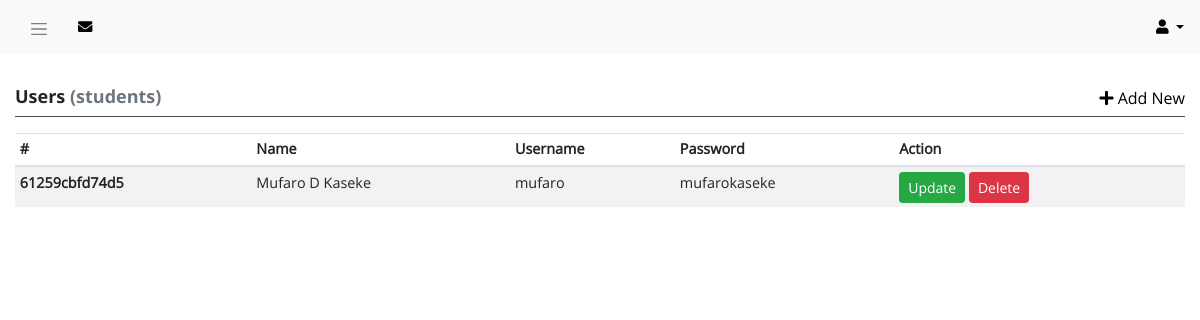
The app's page /admin/students.php (signed in) with its own data.
### tables this page shows
CREATE TABLE `students` (
  `ID` int(11) NOT NULL,
  `student_id` varchar(255) NOT NULL,
  `name` varchar(255) NOT NULL,
  `username` varchar(255) NOT NULL,
  `password` varchar(255) NOT NULL,
  `entry_date` datetime NOT NULL DEFAULT CURRENT_TIMESTAMP
);

### admin/includes/functions.php (called while the page is built, shortened)
<?php
function getAllStudents($conn) {
  $sql = "SELECT * FROM students ORDER BY entry_date DESC";
  $result = mysqli_query($conn, $sql);
  $students = [];
  if (mysqli_num_rows($result) > 0) {
    while($row = mysqli_fetch_assoc($result)) {
      $students[$row['student_id']] = $row;
    }
    return $students;
  }
  return false;
}
?>

### admin/students.php (the view, shortened to what this page needs)
<?php
require '../includes/db_connect.php';
require './includes/functions.php';
?>
<!DOCTYPE html>
<html lang="en">
<head>
  <link rel="stylesheet" href="<?php echo ROOT?>/lib/bootstrap/css/bootstrap.min.css">
  <link rel="stylesheet" href="<?php echo ROOT?>/lib/font-awesome/css/all.min.css">
  <link rel="stylesheet" href="<?php echo ROOT?>/admin/css/admin.css">
</head>
<body>
  <main class="wrapper">
    <div class="page-content-wrapper">
      <?php
      require './includes/header.php';
      ?>
      <section class="notification-panel">
      </section>
      <section class="main-content">
        <div class="container-fluid">
          <div class="row">
            <div class="col-12">
              <div class="dash-panel">
                <div class="dash-panel-header d-flex justify-content-between">
                  <h4>Users <span class="text-muted">(students)</span></h4>
                  <div class="dash-panel-action">
                    <a href="" data-toggle="modal" data-target="#addStudentModal"><i class="fa fa-plus"></i> Add New</a>
                  </div>
                </div>
                <div class="dash-panel-content">
                  <table class="table table-sm table-striped">
                    <thead>
                      <tr>
                        <th scope="col">#</th>
                        <th scope="col">Name</th>
                        <th scope="col">Username</th>
                        <th scope="col">Password</th>
                        <th scope="col">Action</th>
                      </tr>
                    </thead>
                    <tbody>
                      <?php
                      $students = getAllStudents($conn);
                      if ($students !== false) {
                        foreach ($students as $student) {
                          $student = (object) $student;
                          ?>
                          <tr>
                            <th scope="row"><?php echo $student->student_id?></th>
                            <td><?php echo $student->name?></td>
                            <td><?php echo $student->username?></td>
                            <td><?php echo $student->password?></td>
                            <td>
                              <button class="btn btn-sm btn-success" onclick="updateStudent('<?php echo $student->student_id?>')">Update</button>
                              <a href="students.php?action=delete_student&student_id=<?php echo $student->student_id?>" class="btn btn-sm btn-danger">Delete</a>
                            </td>
                          </tr>
                          <?php
                        }
                      } else {
                        ?>
                        <tr>
                          <th colspan="5" class="text-muted text-center">No Students yet</th>
                        </tr>
                        <?php
                      }
                      ?>
                    </tbody>
                  </table>
                </div>
              </div>
            </div>
          </div>
        </div>
      </section>
    </div>
  </main>
</body>
</html>

### admin/css/admin.css (style rules this page uses)
body { font-family: "OpenSans", Arial, sans-serif; }
h4 { font-size: 18px; }
h1, h2, h3, h4, h5, h6 { line-height: 1.2em; }
.wrapper { display: flex; }
.page-content-wrapper { width: 100%; }
.notification-panel { padding: 1rem 0; }
.dash-panel .dash-panel-header { border-bottom: 1px solid #4d4d4d; margin-bottom: 1rem; }
.dash-panel .dash-panel-header h4 { font-family: "OpenSans-Bold", Arial, sans-serif; }
.dash-panel .dash-panel-action a { color: #000; }
.dash-panel table { font-size: 0.9rem; }

### records on screen
students: student "61259cbfd74d5", name "Mufaro D Kaseke", username "mufaro", password "mufarokaseke"
